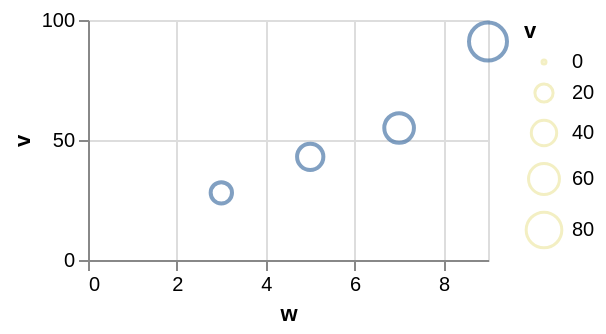

The specification (Vega-Lite) saved for this image:
### Vega-Lite specification from a JSON file in a GitHub repository (floating-point values rounded to 4 significant figures)
{"$schema": "https://vega.github.io/schema/vega-lite/v6.json", "width": 200, "height": 120, "data": {"values": [{"c": "alpha", "v": 28, "w": 3, "t": "2024-01-07"}, {"c": "beta", "v": 55, "w": 7, "t": "2024-03-19"}, {"c": "gamma", "v": 43, "w": 5, "t": "2024-06-02"}, {"c": "delta", "v": 91, "w": 9, "t": "2024-09-11"}]}, "mark": "point", "encoding": {"x": {"field": "w", "type": "quantitative"}, "y": {"field": "v", "type": "quantitative"}, "size": {"field": "v", "type": "quantitative", "legend": {"symbolStrokeColor": "palegoldenrod"}}}}
